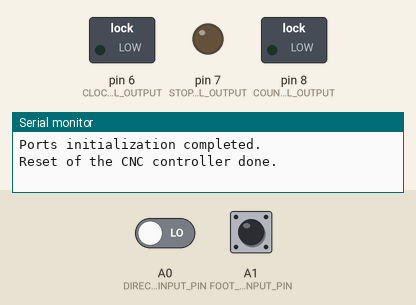
Simulated run of this sketch. Board: Arduino Uno, built with avr-gcc and run on an emulated ATmega328P. On the bench: switched loads named in the sketch (green lamp = pin HIGH), output pins drawn as LEDs (lit = HIGH), the last lines printed to the serial monitor. The inputs (shaded band) are chosen by the test bench; at power-on: A1 (FOOT_CONTROL_INPUT_PIN) HIGH, A0 (DIRECTION_INPUT_PIN) LOW. Pins used as bus, display or sensor lines are not drawn.

Above: at 1.4 s.
1.5 s: A1 (FOOT_CONTROL_INPUT_PIN) pulled LOW for 0.15 s
At 2.3 s:
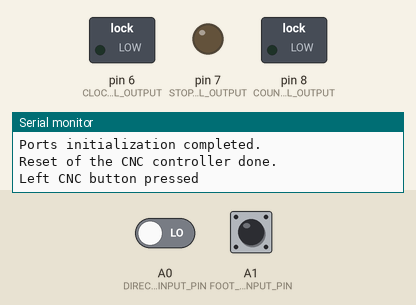
3.1 s: A1 (FOOT_CONTROL_INPUT_PIN) pulled LOW for 1 s
At 3.6 s:
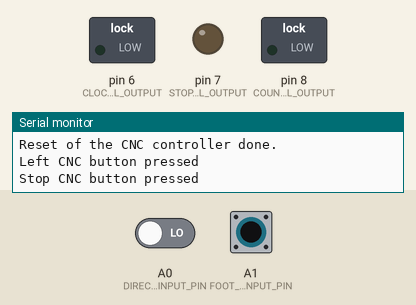
5.6 s: A0 (DIRECTION_INPUT_PIN) driven HIGH and A1 (FOOT_CONTROL_INPUT_PIN) driven LOW
At 6.7 s:
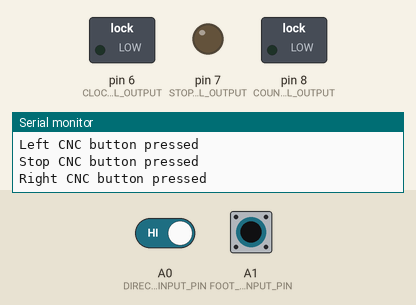
Timing chart, 0 to 8.6 s (numbered marks = the images above; inputs shaded):
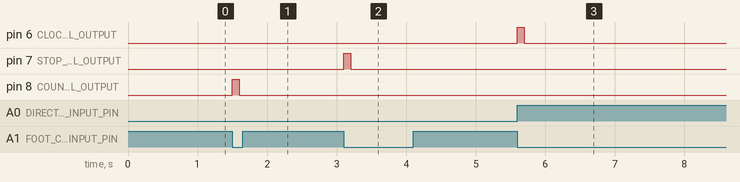

The sketch:

CNC300.ino
```cpp
/*  CNC WPC Fix Module
       ver. 1.0.1
*/
#define DEBUG
#include <EncButton.h>
#include "fastArduino.h"

#define RESET_PIN 13
#define CLOCKWISE_BTN_SIGNAL_OUTPUT 6
#define STOP_BTN_SIGNAL_OUTPUT  7
#define COUNTERCLOCKWISE_BTN_SIGNAL_OUTPUT 8

#define DIRECTION_INPUT_PIN A0
#define FOOT_CONTROL_INPUT_PIN A1

#define CLICK_DURATION  100

/* Foot button object create */
EncButton<EB_TICK, FOOT_CONTROL_INPUT_PIN> foot_btn(INPUT_PULLUP);

void generateClickTopin(const int);
bool foot_btn_flag = false;

void setup() {
#ifdef DEBUG
  Serial.begin(9600);
#endif

  /* Output pins initialization */
  far::pinMode(RESET_PIN, OUTPUT);
  far::pinMode(CLOCKWISE_BTN_SIGNAL_OUTPUT, OUTPUT);
  far::pinMode(STOP_BTN_SIGNAL_OUTPUT, OUTPUT);
  far::pinMode(COUNTERCLOCKWISE_BTN_SIGNAL_OUTPUT, OUTPUT);

  /* Input pins initialization */
  far::pinMode(DIRECTION_INPUT_PIN, INPUT);
#ifdef DEBUG
  Serial.println("Ports initialization completed.");
#endif

  /* Making a reset of the CNC controller */
  far::digitalWrite(RESET_PIN, LOW);
  _delay_ms(CLICK_DURATION);
  far::digitalWrite(RESET_PIN, HIGH);
  _delay_ms(CLICK_DURATION);
#ifdef DEBUG
  Serial.println("Reset of the CNC controller done.");
#endif
}

void loop() {
  foot_btn.tick();

  if (foot_btn.press()) {
    foot_btn_flag = !foot_btn_flag;
    if (foot_btn_flag && far::digitalRead(DIRECTION_INPUT_PIN)) {
      generateClickToPin(CLOCKWISE_BTN_SIGNAL_OUTPUT);
#ifdef DEBUG
      Serial.println("Right CNC button pressed");
#endif
    }
    if (foot_btn_flag && !far::digitalRead(DIRECTION_INPUT_PIN)) {
      generateClickToPin(COUNTERCLOCKWISE_BTN_SIGNAL_OUTPUT);
#ifdef DEBUG
      Serial.println("Left CNC button pressed");
#endif
    }
    if (!foot_btn_flag) {
      generateClickToPin(STOP_BTN_SIGNAL_OUTPUT);
#ifdef DEBUG
      Serial.println("Stop CNC button pressed");
#endif
    }
  }
}

void generateClickToPin(const int pin) {
  far::digitalWrite(pin, HIGH);
  _delay_ms(CLICK_DURATION);
  far::digitalWrite(pin, LOW);
}
```

fastArduino.cpp
```cpp
#include "fastArduino.h"

/*----------------------------pinMode function---------------------------------*/
void far::pinMode(uint8_t pin, uint8_t mode) {
  switch (mode) {
    case INPUT:
      if (pin < 8) {
        DDRD  &= ~(1 << pin);   // Mode: Input
        PORTD &= ~(1 << pin);   // State: Hi-Z
      } else if (pin < 14) {
        DDRB  &= ~(1 << (pin - 8));
        PORTB &= ~(1 << (pin - 8));
      } else if (pin < 20) {
        DDRC  &= ~(1 << (pin - 14));
        PORTC &= ~(1 << (pin - 14));
      }
      break;

    case OUTPUT:
      if (pin < 8) {
        DDRD  |=  (1 << pin);   // Mode: Output
        PORTD &= ~(1 << pin);   // State: Low
      } else if (pin < 14) {
        DDRB  |=  (1 << (pin - 8));
        PORTB &= ~(1 << (pin - 8));
      } else if (pin < 20) {
        DDRC  |= (1 <<  (pin - 14));
        PORTC &= ~(1 << (pin - 14));
      }
      break;

    case INPUT_PULLUP:
      if (pin < 8) {
        DDRD  &= ~(1 << pin);   // Mode: Input
        PORTD |=  (1 << pin);   // State: Pull-Up
      } else if (pin < 14) {
        DDRB  &= ~(1 << (pin - 8));
        PORTB |=  (1 << (pin - 8));
      } else if (pin < 20) {
        DDRC  &= ~(1 << (pin - 14));
        PORTC |=  (1 << (pin - 14));
      }
      break;
  }
}

/*-----------------------------digitalRead function----------------------------*/
bool far::digitalRead(uint8_t pin) {
    bool state;
    if (pin < 8)       state = PIND & (1 << pin);
    else if (pin < 14) state = PINB & (1 << (pin - 8));
    else if (pin < 20) state = PINC & (1 << (pin - 14));
    return state;
}

/*---------------------------digitalWrite function-----------------------------*/
void far::digitalWrite(uint8_t pin, bool state) {
    switch (pin) {   /* PWM disable */
      case 3:  TCCR2A &= ~(1 << COM2B1); break;
      case 5:  TCCR0A &= ~(1 << COM0B1); break;
      case 6:  TCCR0A &= ~(1 << COM0A1); break;
      case 9:  TCCR1A &= ~(1 << COM1A1); break;
      case 10: TCCR1A &= ~(1 << COM1B1); break;
      case 11: TCCR2A &= ~(1 << COM2A1); break;
    }
    /* Set pin to HIGH or LOW state */
    if (pin < 8)       state ? PORTD |= (1 << pin)        : PORTD &= ~(1 << pin);
    else if (pin < 14) state ? PORTB |= (1 << (pin - 8))  : PORTB &= ~(1 << (pin - 8));
    else if (pin < 20) state ? PORTC |= (1 << (pin - 14)) : PORTC &= ~(1 << (pin - 14));
}

/*--------------------------digitalToggle function---------------------------*/
void far::digitaToggle(uint8_t pin) {
    if (pin < 8)       PIND ^= (1 << pin);
    else if (pin < 14) PINB ^= (1 << (pin - 8));
    else if (pin < 20) PINC ^= (1 << (pin - 14));
}

/*-----------------------Uart class instead of Serial------------------------*/
void Uart::begin(uint32_t baudrate) {
      uint16_t speed = (F_CPU / (8L * baudrate)) - 1;
      UBRR0 = speed;
      UCSR0A = (1 << U2X0);
      UCSR0B = (1 << TXEN0) | (1 << RXEN0);
      UCSR0C = (1 << UCSZ01) | (1 << UCSZ00);
    }

void Uart::end() {
      UCSR0B = 0;
    }

void Uart::sendByte(uint8_t data) {
      while (!(UCSR0A & (1 << UDRE0)));
      UDR0 = data;
    }

void Uart::sendArray(uint8_t *buffer, uint16_t bufferSize) {
      for(uint16_t i = 0; i < bufferSize - 1; i++)
        sendByte(buffer[i]);
    }

bool Uart::available() {
      return (UCSR0A & (1 << RXC0));
    }

char Uart::readByte() {
      uint8_t data = UDR0;
      return data;
    }
```

fastArduino.h
```cpp
#ifndef _FAST_ARDUINO_H_
#define _FAST_ARDUINO_H_

#include <avr/io.h>

#if !defined Arduino_h
  enum Mode : uint8_t {
        INPUT = 0,
        OUTPUT,
        INPUT_PULLUP,
    };
#endif /* !defined Arduino_h */

namespace far {
void pinMode(uint8_t pin, uint8_t mode);
bool digitalRead(uint8_t pin);
void digitalWrite(uint8_t pin, bool state);
void digitaToggle(uint8_t pin);
} /* far namespace */

/*-----------------------Uart class instead of Serial------------------------*/
class Uart /*: public Print */ {
  public:
    void begin(uint32_t baudrate);
    void end(void);
    void sendByte(uint8_t data);
    void sendArray(uint8_t *buffer, uint16_t bufferSize);
    bool available(void);
    char readByte(void);
};

#endif /* _FAST_ARDUINO_H_ */
```

Measured:
- after the input at 1.5 s, pin 8 (COUNTERCLOCKWISE_BTN_SIGNAL_OUTPUT): LOW → HIGH at once, → LOW 0.10 s later
- after the input at 3.1 s, pin 7 (STOP_BTN_SIGNAL_OUTPUT): LOW → HIGH at once, → LOW 0.10 s later
- after the input at 5.6 s, pin 6 (CLOCKWISE_BTN_SIGNAL_OUTPUT): LOW → HIGH at once, → LOW 0.10 s later
